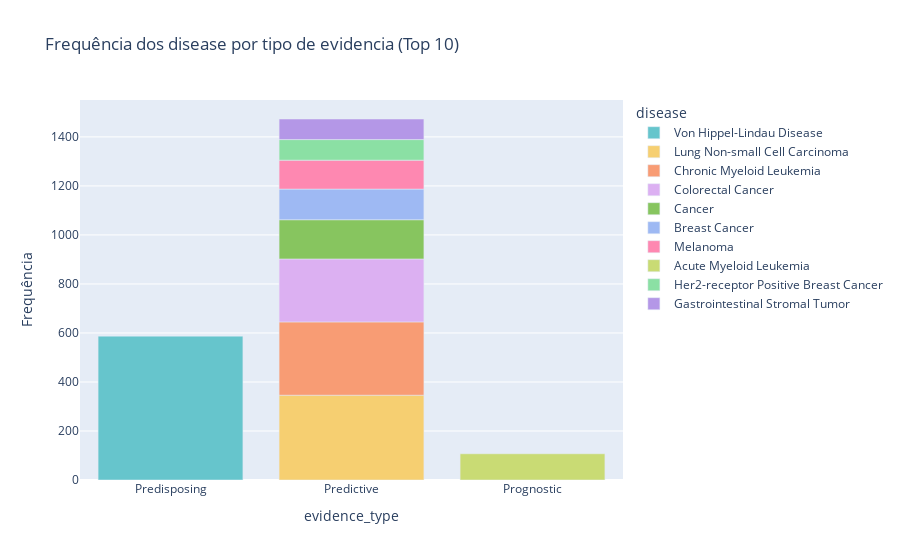

Source (notebook cell):
### Markdown cell above
Para cada câncer uma ou mais drogas são usadas em seus tratamentos, quais as melhores interações ?

Ex: Chronic Myeloid Leukemia tem uma grande interação com dasatinib, imatinib, bosutinib, imatinib mesylate, ou seja, esse tipo de câncer pode ser tratado com todas essas drogas mas a que mais é usada é a imatinib.

### Code cell
# agrupa os dados pela combinação de "disease" e "evidence_type" e soma a quantidade de ocorrências de cada combinação
grouped_evidence_type_df = civic.groupby(['disease', 'evidence_type']).size().reset_index(name='count')
# ordena os dados pela quantidade de ocorrências em ordem decrescente
sorted_evidence_type_df = grouped_evidence_type_df.sort_values('count', ascending=False)
# seleciona as informações mais relevantes
top_evidence_type_df = sorted_evidence_type_df.head(10)

# Cria o gráfico de barras
fig = px.bar(top_evidence_type_df, x='evidence_type', y='count', color='disease', 
             title='Frequência dos disease por tipo de evidencia (Top 10)',
             color_discrete_sequence=px.colors.qualitative.Pastel)#, #template='plotly_dark')
# Personaliza os rótulos do eixo x e y
fig.update_xaxes(title='evidence_type')
fig.update_yaxes(title='Frequência')
# Mostra o gráfico
fig.show()

### Figure 1 — Plotly figure (JSON) as saved in the notebook; plotly's stock layout.template omitted (floating-point values rounded to 4 significant figures)
{"data": [{"alignmentgroup": "True", "hovertemplate": "disease=Von Hippel-Lindau Disease<br>evidence_type=%{x}<br>count=%{y}<extra></extra>", "legendgroup": "Von Hippel-Lindau Disease", "marker": {"color": "rgb(102, 197, 204)", "pattern": {"shape": ""}}, "name": "Von Hippel-Lindau Disease", "offsetgroup": "Von Hippel-Lindau Disease", "orientation": "v", "showlegend": true, "textposition": "auto", "type": "bar", "x": ["Predisposing"], "xaxis": "x", "y": [587], "yaxis": "y"}, {"alignmentgroup": "True", "hovertemplate": "disease=Lung Non-small Cell Carcinoma<br>evidence_type=%{x}<br>count=%{y}<extra></extra>", "legendgroup": "Lung Non-small Cell Carcinoma", "marker": {"color": "rgb(246, 207, 113)", "pattern": {"shape": ""}}, "name": "Lung Non-small Cell Carcinoma", "offsetgroup": "Lung Non-small Cell Carcinoma", "orientation": "v", "showlegend": true, "textposition": "auto", "type": "bar", "x": ["Predictive"], "xaxis": "x", "y": [346], "yaxis": "y"}, {"alignmentgroup": "True", "hovertemplate": "disease=Chronic Myeloid Leukemia<br>evidence_type=%{x}<br>count=%{y}<extra></extra>", "legendgroup": "Chronic Myeloid Leukemia", "marker": {"color": "rgb(248, 156, 116)", "pattern": {"shape": ""}}, "name": "Chronic Myeloid Leukemia", "offsetgroup": "Chronic Myeloid Leukemia", "orientation": "v", "showlegend": true, "textposition": "auto", "type": "bar", "x": ["Predictive"], "xaxis": "x", "y": [299], "yaxis": "y"}, {"alignmentgroup": "True", "hovertemplate": "disease=Colorectal Cancer<br>evidence_type=%{x}<br>count=%{y}<extra></extra>", "legendgroup": "Colorectal Cancer", "marker": {"color": "rgb(220, 176, 242)", "pattern": {"shape": ""}}, "name": "Colorectal Cancer", "offsetgroup": "Colorectal Cancer", "orientation": "v", "showlegend": true, "textposition": "auto", "type": "bar", "x": ["Predictive"], "xaxis": "x", "y": [257], "yaxis": "y"}, {"alignmentgroup": "True", "hovertemplate": "disease=Cancer<br>evidence_type=%{x}<br>count=%{y}<extra></extra>", "legendgroup": "Cancer", "marker": {"color": "rgb(135, 197, 95)", "pattern": {"shape": ""}}, "name": "Cancer", "offsetgroup": "Cancer", "orientation": "v", "showlegend": true, "textposition": "auto", "type": "bar", "x": ["Predictive"], "xaxis": "x", "y": [160], "yaxis": "y"}, {"alignmentgroup": "True", "hovertemplate": "disease=Breast Cancer<br>evidence_type=%{x}<br>count=%{y}<extra></extra>", "legendgroup": "Breast Cancer", "marker": {"color": "rgb(158, 185, 243)", "pattern": {"shape": ""}}, "name": "Breast Cancer", "offsetgroup": "Breast Cancer", "orientation": "v", "showlegend": true, "textposition": "auto", "type": "bar", "x": ["Predictive"], "xaxis": "x", "y": [125], "yaxis": "y"}, {"alignmentgroup": "True", "hovertemplate": "disease=Melanoma<br>evidence_type=%{x}<br>count=%{y}<extra></extra>", "legendgroup": "Melanoma", "marker": {"color": "rgb(254, 136, 177)", "pattern": {"shape": ""}}, "name": "Melanoma", "offsetgroup": "Melanoma", "orientation": "v", "showlegend": true, "textposition": "auto", "type": "bar", "x": ["Predictive"], "xaxis": "x", "y": [118], "yaxis": "y"}, {"alignmentgroup": "True", "hovertemplate": "disease=Acute Myeloid Leukemia<br>evidence_type=%{x}<br>count=%{y}<extra></extra>", "legendgroup": "Acute Myeloid Leukemia", "marker": {"color": "rgb(201, 219, 116)", "pattern": {"shape": ""}}, "name": "Acute Myeloid Leukemia", "offsetgroup": "Acute Myeloid Leukemia", "orientation": "v", "showlegend": true, "textposition": "auto", "type": "bar", "x": ["Prognostic"], "xaxis": "x", "y": [107], "yaxis": "y"}, {"alignmentgroup": "True", "hovertemplate": "disease=Her2-receptor Positive Breast Cancer<br>evidence_type=%{x}<br>count=%{y}<extra></extra>", "legendgroup": "Her2-receptor Positive Breast Cancer", "marker": {"color": "rgb(139, 224, 164)", "pattern": {"shape": ""}}, "name": "Her2-receptor Positive Breast Cancer", "offsetgroup": "Her2-receptor Positive Breast Cancer", "orientation": "v", "showlegend": true, "textposition": "auto", "type": "bar", "x": ["Predictive"], "xaxis": "x", "y": [84], "yaxis": "y"}, {"alignmentgroup": "True", "hovertemplate": "disease=Gastrointestinal Stromal Tumor<br>evidence_type=%{x}<br>count=%{y}<extra></extra>", "legendgroup": "Gastrointestinal Stromal Tumor", "marker": {"color": "rgb(180, 151, 231)", "pattern": {"shape": ""}}, "name": "Gastrointestinal Stromal Tumor", "offsetgroup": "Gastrointestinal Stromal Tumor", "orientation": "v", "showlegend": true, "textposition": "auto", "type": "bar", "x": ["Predictive"], "xaxis": "x", "y": [84], "yaxis": "y"}], "layout": {"barmode": "relative", "legend": {"title": {"text": "disease"}, "tracegroupgap": 0}, "title": {"text": "Frequência dos disease por tipo de evidencia (Top 10)"}, "xaxis": {"anchor": "y", "domain": [0, 1], "title": {"text": "evidence_type"}}, "yaxis": {"anchor": "x", "domain": [0, 1], "title": {"text": "Frequência"}}}}
